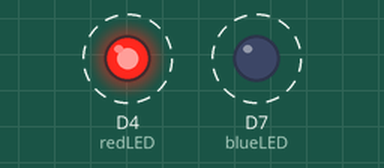
Simulated run of this sketch. Board: ESP8266 (NodeMCU). Parts: output pins drawn as LEDs (lit = HIGH). Dashed ring = blinking.

Above: at 0.05 s.
Timing chart, 0 to 3.0 s (numbered marks = the images above):
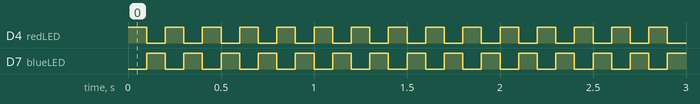

The sketch:

digitalOutput_LED.ino
```cpp
int redLED = D4;
int blueLED = D7;

void setup() {
  pinMode(redLED, OUTPUT);
  pinMode(blueLED, OUTPUT);
}

void loop() {
  // put your main code here, to run repeatedly:
  digitalWrite(redLED, HIGH);
  delay(100);
  digitalWrite(redLED, LOW);

  digitalWrite(blueLED, HIGH);
  delay(100);
  digitalWrite(blueLED, LOW);
}
```

Measured:
- by itself, D4 (redLED), D7 (blueLED): alternates HIGH for 0.10 s and LOW for 0.10 s
- by itself, everything shown: repeats every 0.80 s, in 3 steps
